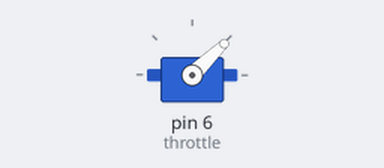
Bench run of a sketch on a simulated Arduino Uno, built with avr-gcc and run on an emulated ATmega328P. On the bench: servo.

Above: at 1.05 s.
At 3.75 s:
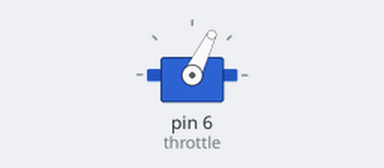
At 6.5 s:
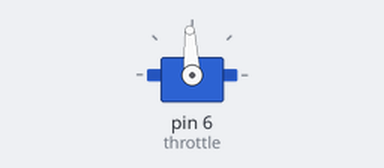
At 12.0 s:
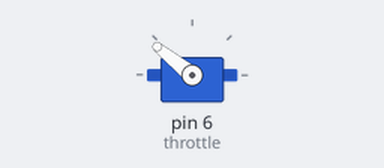
Timing chart, 0 to 15.3 s (numbered marks = the images above):
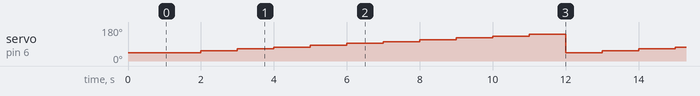

The sketch:

brushless_solo_control.ino
```cpp
/*ブラシレスモーター一つを回転させるプログラム
*/


#include <Servo.h>

const int throttle_high = 2000;   //最高の回転数を決める(値は回転数ではない)
const int throttle_low = 1000;    //最低の回転数を決める(値は回転数ではない)
Servo throttle;
int level = throttle_low;

void setup(){

  throttle.attach(6);

  throttle.writeMicroseconds(level);  //先にサーボモーターの初期位置を決めておく
  delay(1000);                        //[注意]この値を900,800などにすると回らなくなるので注意!!
}

void loop() {


      for (level = throttle_low; level <= throttle_high; level += 100) {
      throttle.writeMicroseconds(level);

      delay(1000);                   //[注意]この値を900,800などにすると回らなくなるので注意!!
  }


}
```

Measured:
- by itself, servo on pin 6 (throttle): repeats every 11.0 s: 64° 1.0 s, 73° 1.0 s, 83° 1.0 s, 93° 1.0 s, 102° 1.0 s, 112° 1.0 s, 122° 1.0 s, 132° 1.0 s, 141° 1.0 s, 44° 1.0 s, 54° 1.0 s
